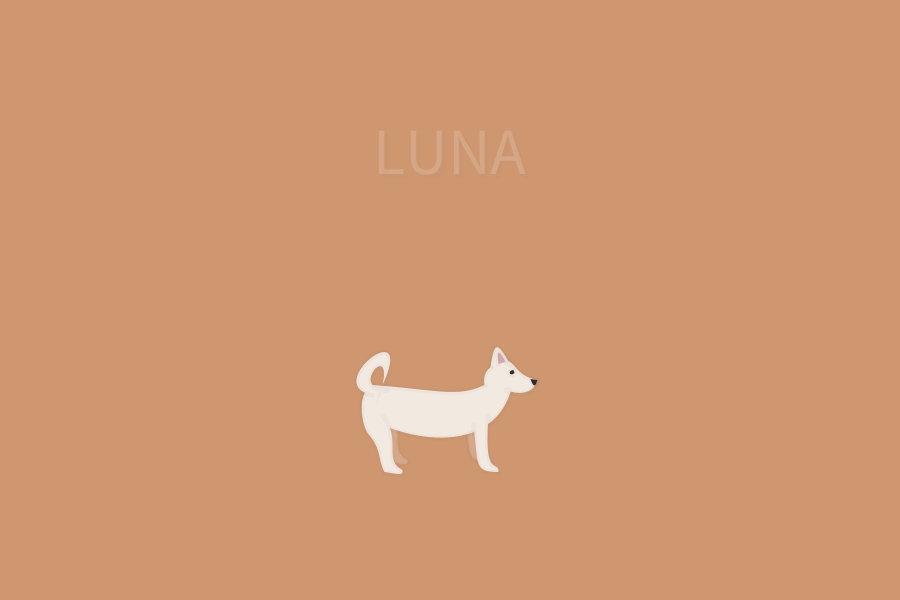
Frame 1 (no input)
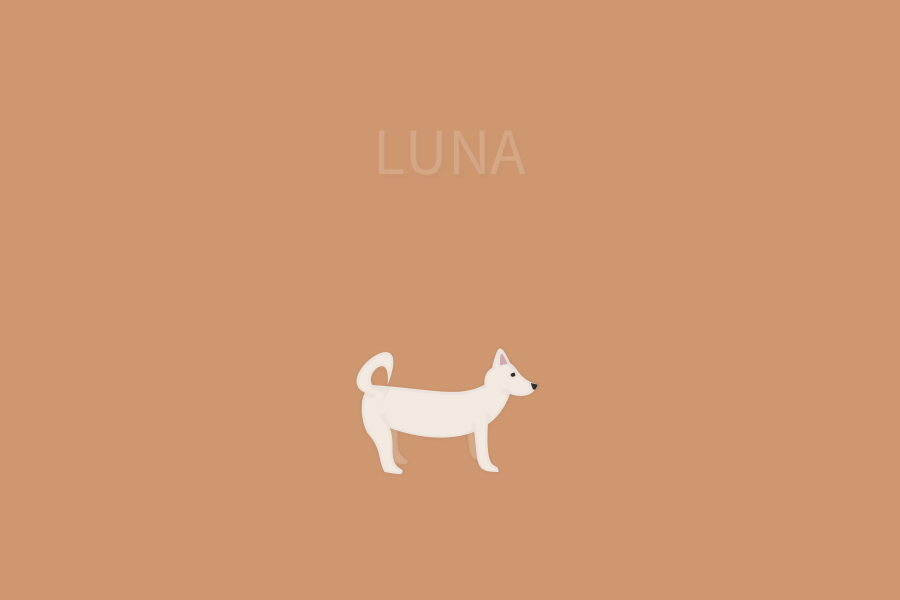
Frame 60 (the mouse pressed at the canvas centre just before this capture)
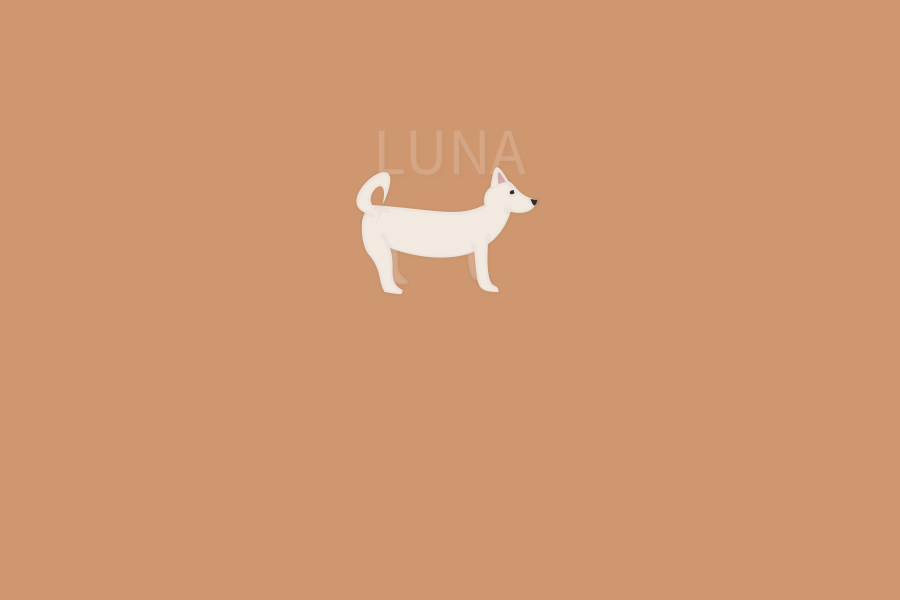
Frame 120 (the mouse held since frame 60 and released just before this capture)

The Processing sketch that drew these frames (run headless with seeded random() and noise(); from frame 60 on, the mouse is pressed at the canvas centre):

// Processing sketch: Game_Luna
// ── Game_Luna.pde
/**
 *  LUNA
 */

Luna luna;

color BACKG = color(206,151,112);
color FUR = color(242, 233, 225);
color PINK = color(214, 171, 177);
color BLACK = color(45, 45, 41);


void setup() {
  size(900, 600);
  noStroke();
  textSize(height/9);
  textAlign(CENTER, CENTER);
  
  luna = new Luna();
}

void draw() {
  background(BACKG);
  
  pushStyle();
    fill(BLACK, 5);
    text("LUNA", width/2+4, height/4+4);
    fill(FUR, 50);
    text("LUNA", width/2, height/4);
  popStyle();
  
  luna.display();
  
  /*
  pushStyle();
  rectMode(CENTER);
  fill(0, 100);
  rect(width/2, height*0.6+50, 185, 135);  
  ellipse(luna.pos.x, luna.pos.y, 10, 10);
  popStyle();
  */
}
// ── Game.pde
class Game {
  
  Game() {}
  
}
// ── Luna.pde
class Luna {
  float _posYu = height*0.3;
  float _posYd = height*0.6;
  
  PVector pos = new PVector(width/2+52.5, _posYd);
  PVector vel = new PVector(0, 0);
  float angle = 0;
  
  // w = 185; h = 135
  
  // 1' riga : posizione
  // 2' riga : vertex()
  // +' righe: bezierVertex()
  int[] CORPO = {
    0, 0,
       
    - 10,   20,
    - 40,   40, - 60,   30, -130,   25,
    -145,   35, -140,   50, -135,   55,
    -125,   70, - 10,  110,   10,   25
  };
  
  int[] TESTA = {
    18, -25,
       
    - 18,   25,
    - 20,   13, - 15,    7,    0,    0,
      15,    0,   10,   15,   35,   20,
      28,   45, - 10,   25,    8,   30
  };
  
  int[] ORECCHIA1 = {
    TESTA[0]+8, TESTA[1]+5,
    
       0,    0,
    - 14, - 25, - 16, - 23, - 20,    2
  };
  int[] ORECCHIA2 = {
    ORECCHIA1[0]-5, ORECCHIA1[1]-3,
    
       0,    0,
    -  7, - 14, -  9, - 12, -  7,    2
  };
  
  int[] NASO = {
    TESTA[0]+35, TESTA[1]+20,
      
       0,    0,
    -  2,    7, -  4,    8, -  7, -  1
  };
  
  int[] OCCHIO = {
    TESTA[0]+12, TESTA[1]+13,
    
       0,    0,
    -  4,    4, -  8, -  2, -  1, -  3
  };
  
  int[] ZAMPA_A = {    
    CORPO[0]+CORPO[2]-4, CORPO[1]+CORPO[3]+35,
    
       0,    0,
    -  5,   67,   10,   43,   10,   57,
    - 15,   57, - 10,   50, - 15,   10
  };
  int[] ZAMPA_A1 = {
    ZAMPA_A[0]-8, ZAMPA_A[1]-10,
    
       0,    0,
    -  5,   67,   10,   43,   10,   57,
    - 15,   57, - 10,   50, - 15,   10
  };
  
  int[] ZAMPA_P = {
    CORPO[0]+CORPO[10]+25,CORPO[0]+CORPO[11]+20,
    
       0,    0,
      20,   25,    0,   45,   20,   55,
      20,   60,   20,   60,    2,   57,
    -  5,   45,    0,   35, - 15,   18,
    - 20,   10, - 22, -  5, - 20, - 16
  };
  int[] ZAMPA_P1 = {
    ZAMPA_P[0]+5, ZAMPA_P[1]-10,
    
       0,    0,
      20,   25,    0,   45,   20,   55,
      20,   60,   20,   60,    2,   57,
    -  5,   45,    0,   35, - 15,   18,
    - 20,   10, - 22, -  5, - 20, - 16
  };
  
  int[] CODA = {
    CORPO[0]+CORPO[10]+20,CORPO[0]+CORPO[11]-5,
    
    -  5,    5,
    - 58, -  5,   40, - 80,    5, -  5,
      15, - 50, - 30,    0,   10,    0
  };
  
  /////////
  Luna() {}
  
  void display() {
    move();
    
    pushMatrix();
      translate(pos.x, pos.y);
      
      strokeWeight(5);
      stroke(BLACK, 7);
      drawing();
    popMatrix();
    
    if (frameCount % 40 == 0) {
      CODA[8] += CODA[8] == 5 ? 5 : -5;
      angle = angle == 0 ? radians(5) : 0;
    }   
  }
  
  void move() {
    if (mousePressed) {
      vel.add(new PVector(0, -3));
    } else {
      vel.add(new PVector(0, 3));
    }
    pos.add(vel);
    
    vel.limit(1);    
    pos.y = constrain(pos.y, _posYu, _posYd);
  }
  
  void drawing() {  
    beginShape();
      part(ZAMPA_A1, color(FUR, 60));
      part(ZAMPA_P1, color(FUR, 60));
      part(CORPO, FUR);
      part(ZAMPA_A, FUR);
      part(ZAMPA_P, FUR);
      part(CODA, FUR);
      pushMatrix();
        translate(TESTA[2], TESTA[3]);
        rotate(angle);
        part(TESTA, FUR);
        part(ORECCHIA1, FUR);
        part(ORECCHIA2, PINK);
        part(OCCHIO, BLACK);
        part(NASO, BLACK);
      popMatrix();
    endShape();
  }
  
  void part(int[] numeri, color c) {
    int n = numeri.length;
    pushMatrix();
      translate(numeri[0], numeri[1]);
      pushStyle();
        fill(c);
        beginShape();
          vertex(numeri[2], numeri[3]);
          for (int i = 4; i < n; i += 6) {
            bezierVertex( numeri[i  ], numeri[i+1],
                          numeri[i+2], numeri[i+3],
                          numeri[i+4], numeri[i+5] );
          }
        endShape();
      popStyle(); 
    popMatrix();
  }
  
}
